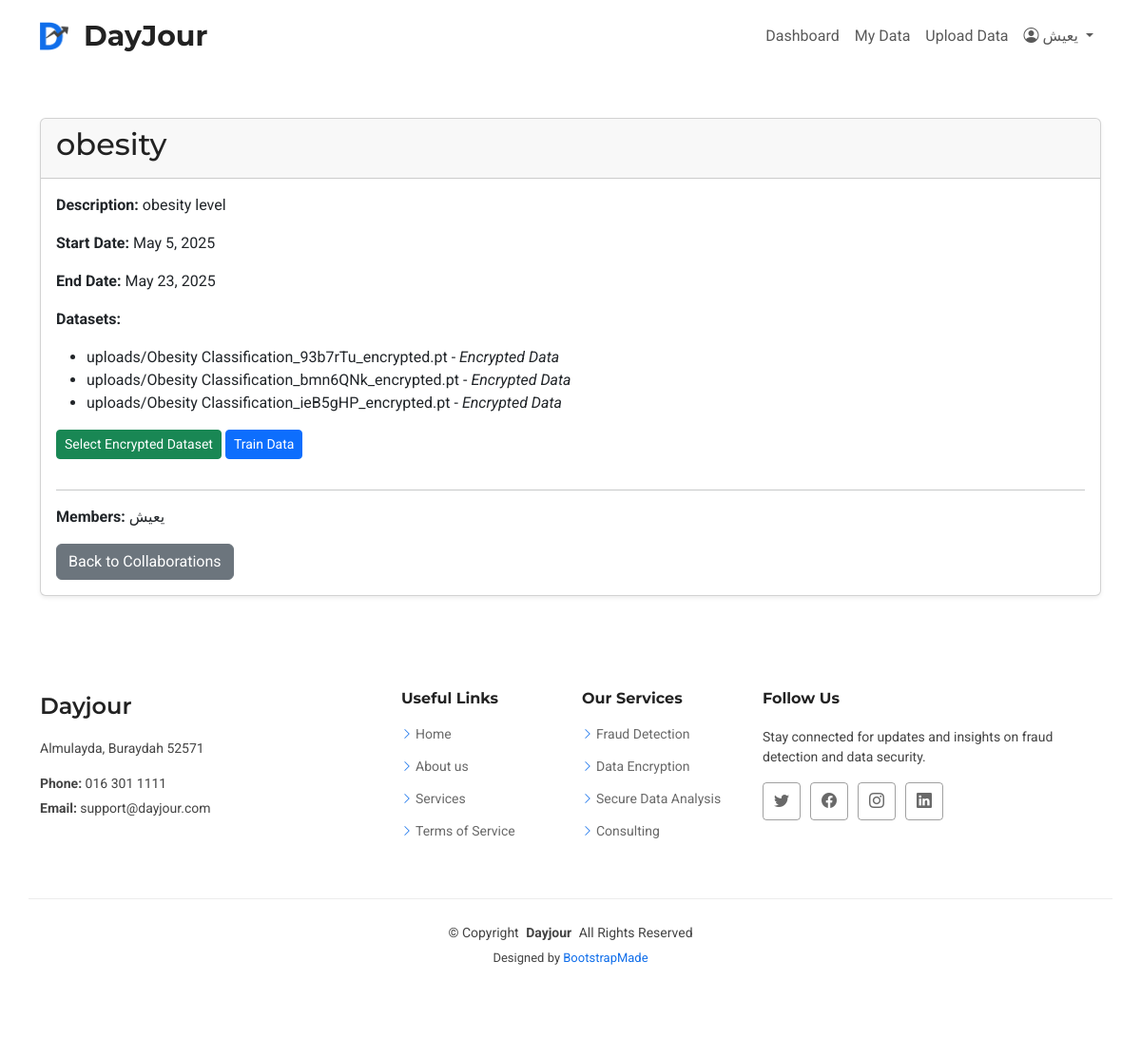
Screenshot of /en/collab/16/ (signed in) with the database file from the repository.
### apps/accounts/models.py (models this page shows, shortened)
class CollaborationGroup(models.Model):
    name = models.CharField(max_length=100)
    description = models.TextField(max_length=400,blank=True, null=True)
    members = models.ManyToManyField(User, related_name='collaboration_groups')
    created_at = models.DateTimeField(auto_now_add=True)
    dataset = models.ManyToManyField('DataRecordOrDataset', blank=True)
    start_date = models.DateField(null=True, blank=True)
    end_date = models.DateField(null=True, blank=True)

class DataRecordOrDataset(models.Model):
    STATUS = [
        ("P", "Plain Data"),
        ("E", "Encrypted Data"),
    ]
    user = models.ForeignKey(User, on_delete=models.CASCADE)
    recorded_at = models.DateTimeField(auto_now_add=True)
    status = models.CharField(max_length=100 ,choices=STATUS,default='P')
    file = models.FileField(upload_to='uploads/',null=True)  # Add this line
    collaboration_groups = models.ManyToManyField(CollaborationGroup,blank=True)

### apps/collab/views.py (the view)
# urls.py: path('<int:pk>/', views.collaboration_detail, name='collaboration_detail'),
def collaboration_detail(request, pk):
    collaboration = get_object_or_404(CollaborationGroup, pk=pk, members=request.user)
    all_files = collaboration.dataset.all()
    has_encrypted_data = all_files.filter(status='E').exists()
    has_analysis = AnalysisReport.objects.filter(record__in=all_files).exists()
    return render(request, 'collaboration_detail.html', {
        'collaboration': collaboration,
        'files': all_files,
        'has_encrypted_data': has_encrypted_data,
        'has_analysis': has_analysis,
    })

### apps/templates/collaboration_detail.html (shortened to what this page needs)
{% extends "layouts/base.html" %}
{% load static %}
{% block content %}
<div class="container my-5">
  <div class="card shadow-sm">
    <div class="card-header">
      <h2>{{ collaboration.name }}</h2>
    </div>
    <div class="card-body">
      <p><strong>Description:</strong> {{ collaboration.description|default:"No description provided." }}</p>
      <p><strong>Start Date:</strong> {{ collaboration.start_date|default:"Not set" }}</p>
      <p><strong>End Date:</strong> {{ collaboration.end_date|default:"Not set" }}</p>
      <p><strong>Datasets:</strong></p>
      {% if collaboration.dataset.all %}
        <ul>
          {% for ds in collaboration.dataset.all %}
            <li>{{ ds.file.name }} - <em>{{ ds.get_status_display }}</em></li>
          {% endfor %}
        </ul>
      {% else %}
        <p>No datasets linked.</p>
      {% endif %}
      <a href="{% url 'upload_collaboration_data' collaboration.pk %}" class="btn btn-success btn-sm mb-3">Select Encrypted Dataset</a>
      {% if has_encrypted_data %}
        <a href="{% url 'train_model' collaboration.pk %}" class="btn btn-primary btn-sm mb-3">Train Data</a>
      {% endif %}
      <hr>
      <p><strong>Members:</strong>
        {% for member in collaboration.members.all %}
          {{ member.username }}{% if not forloop.last %}, {% endif %}
        {% endfor %}
      </p>
      <a href="{% url 'collaborations' %}" class="btn btn-secondary">Back to Collaborations</a>
    </div>
  </div>
</div>
{% endblock %}

### apps/templates/layouts/base.html (shortened to what this page needs)
<!DOCTYPE html>
<html lang="en">
{% load static %}
<head>
  <link href="{% static 'bizland/vendor/bootstrap/css/bootstrap.min.css'%}" rel="stylesheet">
  <link href="{% static 'bizland/vendor/bootstrap-icons/bootstrap-icons.css' %}" rel="stylesheet">
  <link href="{% static 'bizland/vendor/aos/aos.css'%}" rel="stylesheet">
  <link href="{% static 'bizland/vendor/glightbox/css/glightbox.min.css'%}" rel="stylesheet">
  <link href="{% static 'bizland/vendor/swiper/swiper-bundle.min.css'%}" rel="stylesheet">
  <link href="{% static 'bizland/css/main.css'%}" rel="stylesheet">
</head>
<body class="index-page">
 {% include "includes/header.html" %}
    {% block content %}{% endblock %}
  {% include "includes/footer.html" %}
</body>
</html>

### apps/templates/includes/header.html (shortened to what this page needs)
{% load static %}
<header id="header" class="header sticky-top">
  <div class="branding d-flex align-items-center">
    <div class="container d-flex justify-content-between align-items-center">
      <a href="{% url 'dashboard' %}" class="logo d-flex align-items-center">
        <img src="{% static 'images/DB2.png' %}" alt="Dayjour Logo" width="30" height="30">
        <h1 class="sitename ms-2">DayJour</h1>
      </a>
      {% if user.is_authenticated %}
      <nav id="navmenu" class="navbar navbar-expand-lg">
        <div class="collapse navbar-collapse" id="navbarContent">
          <ul class="navbar-nav me-auto mb-2 mb-lg-0">
            <li class="nav-item">
              <a class="nav-link {% if request.resolver_match.url_name == 'dashboard' %}active{% endif %}"
                 href="{% url 'dashboard' %}">Dashboard</a>
            </li>
            <li class="nav-item">
              <a class="nav-link {% if request.resolver_match.url_name == 'uploaded_data' %}active{% endif %}"
                 href="{% url 'uploaded_data' %}">My Data</a>
            </li>
            <li class="nav-item">
              <a class="nav-link {% if request.resolver_match.url_name == 'upload_data' %}active{% endif %}"
                 href="{% url 'upload_data' %}">Upload Data</a>
            </li>
          </ul>
          <ul class="navbar-nav mb-2 mb-lg-0">
            <li class="nav-item dropdown">
              <a class="nav-link dropdown-toggle" href="#" id="userDropdown" role="button" data-bs-toggle="dropdown">
                {% if user.is_authenticated and user.profile.image %}
                <img src="{{ user.profile.image.url }}" alt="Profile Picture" width="30" height="30" class="rounded-circle" style="object-fit: cover; margin-right: 8px;">
              {% else %}
                <i class="bi bi-person-circle"></i>
              {% endif %}
              {{ user.username }}
              </a>
            </li>
          </ul>
        </div>
      </nav>
      {% endif %}
    </div>
  </div>
</header>

### apps/templates/includes/footer.html
<footer id="footer" class="footer">
  <div class="container footer-top">
    <div class="row gy-4">
      <div class="col-lg-4 col-md-6 footer-about">
        <a href="index.html" class="d-flex align-items-center">
          <span class="sitename">Dayjour</span>
        </a>
        <div class="footer-contact pt-3">
          <p>Almulayda, Buraydah 52571</p>
          <p class="mt-3"><strong>Phone:</strong> <span>016 301 1111</span></p>
          <p><strong>Email:</strong> <span>support@dayjour.com</span></p>
        </div>
      </div>
      <div class="col-lg-2 col-md-3 footer-links">
        <h4>Useful Links</h4>
        <ul>
          <li><i class="bi bi-chevron-right"></i> <a href="#">Home</a></li>
          <li><i class="bi bi-chevron-right"></i> <a href="#">About us</a></li>
          <li><i class="bi bi-chevron-right"></i> <a href="#">Services</a></li>
          <li><i class="bi bi-chevron-right"></i> <a href="#">Terms of Service</a></li>
        </ul>
      </div>
      <div class="col-lg-2 col-md-3 footer-links">
        <h4>Our Services</h4>
        <ul>
          <li><i class="bi bi-chevron-right"></i> <a href="#">Fraud Detection</a></li>
          <li><i class="bi bi-chevron-right"></i> <a href="#">Data Encryption</a></li>
          <li><i class="bi bi-chevron-right"></i> <a href="#">Secure Data Analysis</a></li>
          <li><i class="bi bi-chevron-right"></i> <a href="#">Consulting</a></li>
        </ul>
      </div>
      <div class="col-lg-4 col-md-12">
        <h4>Follow Us</h4>
        <p>Stay connected for updates and insights on fraud detection and data security.</p>
        <div class="social-links d-flex">
          <a href=""><i class="bi bi-twitter"></i></a>
          <a href=""><i class="bi bi-facebook"></i></a>
          <a href=""><i class="bi bi-instagram"></i></a>
          <a href=""><i class="bi bi-linkedin"></i></a>
        </div>
      </div>
    </div>
  </div>
  <div class="container copyright text-center mt-4">
    <p>© <span>Copyright</span> <strong class="px-1 sitename">Dayjour</strong> <span>All Rights Reserved</span></p>
    <div class="credits">
      Designed by <a href="https://bootstrapmade.com/">BootstrapMade</a>
    </div>
  </div>
</footer>

### apps/static/bizland/css/main.css (style rules this page uses)
:root { --default-font: "Roboto", system-ui, -apple-system, "Segoe UI", Roboto, "Helvetica Neue", Arial, "Noto Sans", "Liberation Sans", sans-serif, "Apple Color Emoji", "Segoe UI Emoji", "Segoe UI Symbol", "Noto Color Emoji"; --heading-font: "Montserrat", sans-serif; --nav-font: "Open Sans", sans-serif; }
:root { --background-color: #ffffff; --default-color: #444444; --heading-color: #222222; --accent-color: #106eea; --surface-color: #ffffff; --contrast-color: #ffffff; }
:root { --nav-color: #222222; --nav-hover-color: #106eea; --nav-mobile-background-color: #ffffff; --nav-dropdown-background-color: #ffffff; --nav-dropdown-color: #222222; --nav-dropdown-hover-color: #106eea; }
:root { scroll-behavior: smooth; }
body { color: var(--default-color); background-color: var(--background-color); font-family: var(--default-font); }
a { color: var(--accent-color); text-decoration: none; transition: 0.3s; }
h1, h2, h3, h4, h5, h6 { color: var(--heading-color); font-family: var(--heading-font); }
.header { color: var(--default-color); transition: all 0.5s; z-index: 997; background-color: var(--background-color); }
.header .branding { background-color: var(--background-color); min-height: 60px; padding: 10px 0; }
.header .logo { line-height: 1; }
.header .logo img { max-height: 36px; margin-right: 8px; }
.header .logo h1 { font-size: 30px; margin: 0; font-weight: 700; color: var(--heading-color); }
.footer { color: var(--default-color); background-color: var(--background-color); font-size: 14px; padding-bottom: 50px; position: relative; }
.footer .footer-top { padding-top: 50px; }
.footer .social-links a { display: flex; align-items: center; justify-content: center; width: 40px; height: 40px; border-radius: 4px; border: 1px solid color-mix(in srgb, var(--default-color), transparent 50%); font-size: 16px; color: color-mix(in srgb, var(--default-color), transparent 20%); margin-right: 10px; transition: 0.3s; }
.footer h4 { font-size: 16px; font-weight: bold; position: relative; padding-bottom: 12px; }
.footer .footer-links { margin-bottom: 30px; }
.footer .footer-links ul { list-style: none; padding: 0; margin: 0; }
.footer .footer-links ul i { margin-right: 3px; font-size: 12px; line-height: 0; color: var(--accent-color); }
.footer .footer-links ul li { padding: 10px 0; display: flex; align-items: center; }
.footer .footer-links ul li:first-child { padding-top: 0; }
.footer .footer-links ul a { display: inline-block; color: color-mix(in srgb, var(--default-color), transparent 20%); line-height: 1; }
.footer .footer-about a { color: var(--heading-color); font-size: 24px; font-weight: 600; font-family: var(--heading-font); }
.footer .footer-contact p { margin-bottom: 5px; }
.footer .copyright { padding-top: 25px; padding-bottom: 25px; border-top: 1px solid color-mix(in srgb, var(--default-color), transparent 90%); }
.footer .copyright p { margin-bottom: 0; }
.footer .credits { margin-top: 6px; font-size: 13px; }

### rows the page displays
CollaborationGroup: name "obesity", description "obesity level", start_date "May 5, 2025", end_date "May 23, 2025"
DataRecordOrDataset: file.name "uploads/Obesity Classification_93b7rTu_encrypted.pt", status "Encrypted Data"
DataRecordOrDataset: file.name "uploads/Obesity Classification_bmn6QNk_encrypted.pt", status "Encrypted Data"
DataRecordOrDataset: file.name "uploads/Obesity Classification_ieB5gHP_encrypted.pt", status "Encrypted Data"

### other values shown
{{ user.username }} "يعيش"
{{ member.username }} "يعيش"
